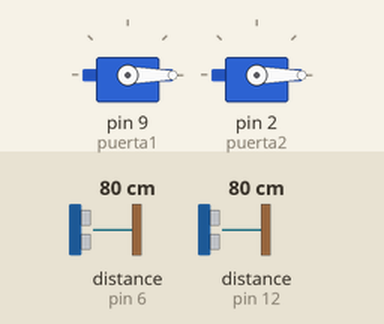
This sketch was run on a simulated Arduino Mega 2560, built with avr-gcc and run on an emulated ATmega2560. Shown: 2 × servo. The inputs (shaded band) are chosen by the test bench; at power-on: distance to the obstacle (sensors on pin 6, pin 12) 80 cm.

Above: at 1.2 s.
1.3 s: distance to the obstacle (sensor on pin 6) set to 7 cm
2.8 s: distance to the obstacle (sensor on pin 6) set to 4 cm
At 4.1 s:
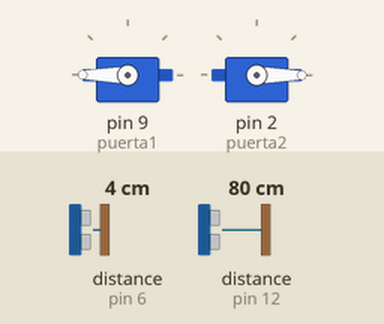
Timing chart, 0 to 5.8 s (numbered marks = the images above; inputs shaded):
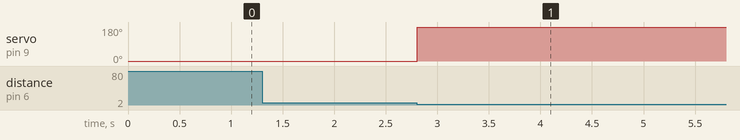

Measured:
- the behaviour switches between 6 and 5 cm on distance to the obstacle (sensor on pin 6) (found by bisection; images 0 and 1)
- after the input at 1.3 s, every drawn part: stays the same
- after the input at 2.8 s, servo on pin 9 (puerta1): 0° → 180° at once

The sketch:

EstacionamientoArduino.ino
```cpp
#include <NewPing.h>
#include <Servo.h>

int distancia;
int distancia2;
bool puerta1Abierta = false;
bool puerta2Abierta = false;

long duracion = 0;
NewPing sensor1(7, 6, 40);
NewPing sensor2(13, 12, 40);
Servo puerta1;
Servo puerta2;


void setup() {
  puerta1.attach(9);
  puerta2.attach(2);// attaches the servo on pin 9 to the servo object
  puerta1.write(-180);
  puerta2.write(-180);
  Serial.begin(9600);

}
void loop()
{

  distancia = sensor1.ping_cm();
  distancia2 = sensor2.ping_cm();


  if (distancia < 6 && distancia > 0) {
    puerta1.write(180);
    puerta1Abierta = true;

  }


  if (distancia2 < 6 && distancia2 > 0 && puerta1Abierta != true) {
    puerta2.write(180);
    puerta2Abierta = true;

  }
  if (distancia > 6 && puerta1Abierta == true) {
    delay(5000);
    puerta1.write(-180);
    puerta1Abierta = false;

    Serial.println('0');

  }


  if (distancia2 > 6 && puerta2Abierta == true && distancia2 != 0) {
    delay(5000);
    puerta2.write(-180);
    puerta2Abierta = false;

    Serial.println('1');

  }


}
```
